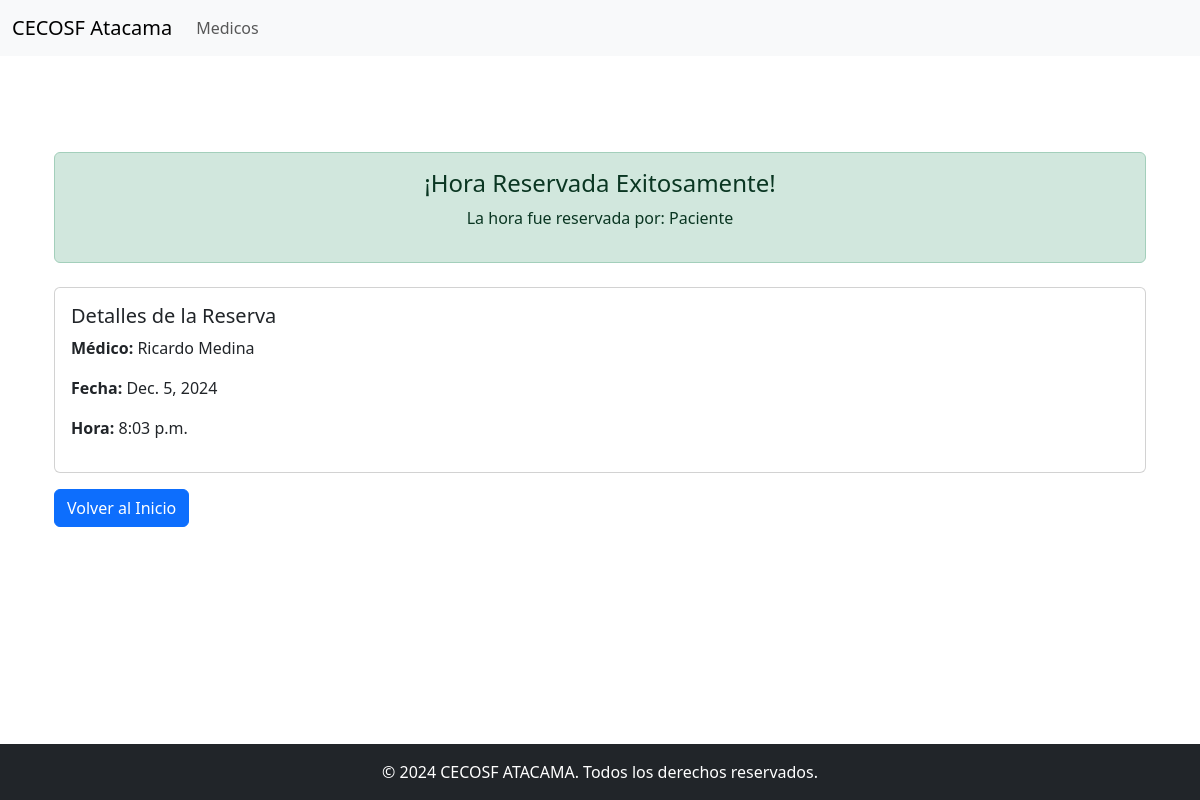
Screenshot of /personas/reservar_hora/3/ (signed in) with the database file from the repository.
### personas/models.py (models this page shows, shortened)
class Hora(models.Model):
    medico = models.ForeignKey(Medico, on_delete=models.CASCADE, related_name="horas")
    fecha = models.DateField()
    hora = models.TimeField()
    disponible = models.BooleanField(default=True)
    usuario = models.ForeignKey(User, null=True, blank=True, on_delete=models.SET_NULL)

class Medico(models.Model):
    nombre = models.CharField(max_length=100)
    especialidad = models.CharField(max_length=100)
    telefono = models.CharField(max_length=15)
    foto = models.ImageField(upload_to='medicos_fotos/', null=True, blank=True)
    contraseña = models.CharField(max_length=128, null=True, blank=True)

### personas/views.py (the view)
# urls.py: path('reservar_hora/<int:hora_id>/', views.reservar_hora, name='reservar_hora'),
def reservar_hora(request, hora_id):
    hora = get_object_or_404(Hora, id=hora_id)
    if hora.disponible:  # Verificar disponibilidad
        hora.disponible = False
        hora.usuario = request.user  # Asigna el paciente actual
        hora.save()
        return render(request, 'personas/hora_reservada.html', {'hora': hora})

### personas/templates/personas/hora_reservada.html (shortened to what this page needs)
{% extends 'personas/base.html' %}
{% block content %}
<div class="container mt-5">
    <div class="alert alert-success text-center">
        <h4>¡Hora Reservada Exitosamente!</h4>
        <p>La hora fue reservada por: {{ hora.usuario.username }}</p>
    </div>
    <div class="card mt-4">
        <div class="card-body">
            <h5 class="card-title">Detalles de la Reserva</h5>
            <p><strong>Médico:</strong> {{ hora.medico.nombre }}</p>
            <p><strong>Fecha:</strong> {{ hora.fecha }}</p>
            <p><strong>Hora:</strong> {{ hora.hora }}</p>
        </div>
    </div>
    <a href="{% url 'index' %}" class="btn btn-primary mt-3">Volver al Inicio</a>
</div>
{% endblock %}

### personas/templates/personas/base.html (style rules this page uses)
body { display: flex; flex-direction: column; min-height: 100vh; }

### rows the page displays
Hora: usuario.username "Paciente", medico.nombre "Ricardo Medina", fecha "Dec. 5, 2024", hora "8:03 p.m."
